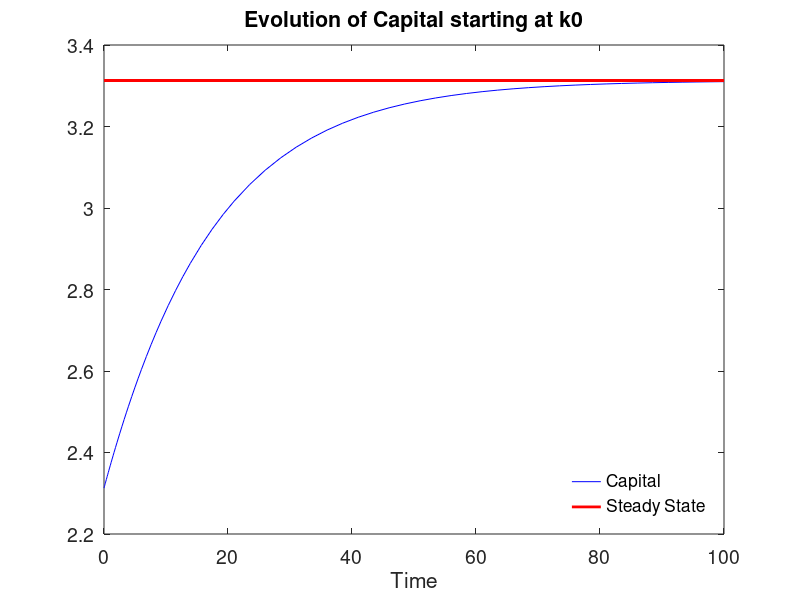

Source code (MATLAB):
%%%%%%%%%%%%%
% solow_continuous.m
% Solves plain vanilla Solow model in continuous time (see example 2 in discussion 2)
% Stefano Pica
% Fall 2019
%%%%%%%%%%%%%

clear; close all; clc

% Model Parameters - annual calibration
s = 0.2;        %average share of real investment in real GDP (around 20%)
delta = 0.05;   %average ratio of depreciation to GDP (around 5%)
n = 0.02;       %population growth (around 2%)
g = 0.02;       %technology growth
alpha = 1/3;    %current level of capital share in the economy (around 33%)

% Plotting parameters
fsizenum = 14;
lwidnum = 2;

%SS quantities: analytical solution
k_ss = (s/(g+n+delta))^(1/(1-alpha)); %SS capital per efficiency units

%set up and solve differential equation
k0 = k_ss - 1; %initial condition - start not too far from SS
tspan = [0 100]; %integrates differential equations from 0 to 100
k_dot = @(t, k) s * k ^ alpha - (g + n + delta) * k; %differential equation
[time, k] = ode45(k_dot, tspan, k0); %solve it with ode45

figure % plot series of interest
plot(time, k, 'b', time, k_ss*ones(length(time)),'r', 'LineWidth', lwidnum), title('Evolution of Capital starting at k0');
xlabel('Time'), set(gca,'FontSize',fsizenum);
legend('Capital','Steady State','Location','Southeast'), legend boxoff;

%print('solow_continuous','-djpeg')
